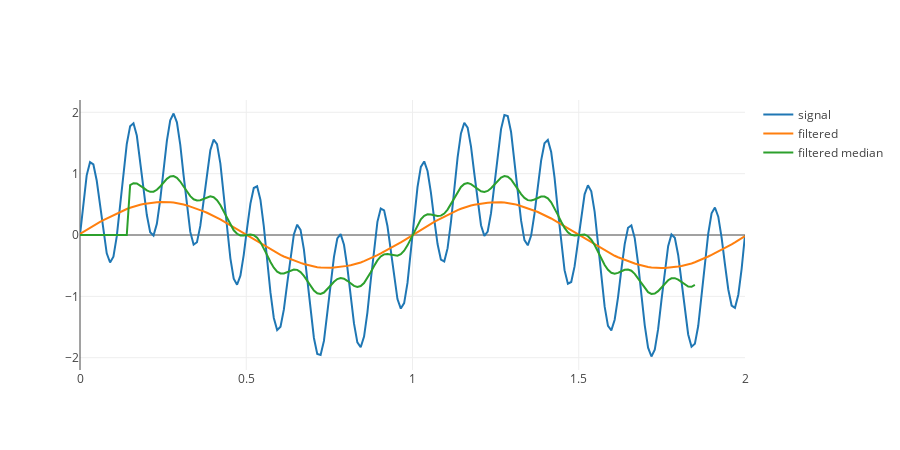

The code cell stored with this chart in its notebook:
### Code cell
f1 = 1
f2 = 8
w1 = 2 * np.pi * f1
w2 = 2 * np.pi * f2

s = [np.sin(w1 * i) + np.sin(w2 * i) for i in t]

filtsym = np.append(afr, afr[::-1])

filtered = np.fft.ifft(np.fft.fft(s) * filtsym).real

kernel_size = 31
filt = create_filter_median(kernel_size)
#filt = np.pad(filt, (0, N - kernel_size), 'constant', constant_values=(0, 0))
filtered_median = np.append(np.zeros(kernel_size // 2), np.convolve(s, filt, mode = 'valid'))

tr_s = go.Scatter(
    x = t,
    y = s,
    name='signal'
)

tr_fs = go.Scatter(
    x = t,
    y = filtered,
    name='filtered'
)

tr_median = go.Scatter(
    x = t,
    y = filtered_median,
    name='filtered median'
)

rows = 1
cols = 1
fig = py.tools.make_subplots(rows = rows, cols = cols)

fig['layout'].update(height=rows * 450, width=cols * 900)

fig.append_trace(tr_s, 1, 1)
fig.append_trace(tr_fs, 1, 1)
fig.append_trace(tr_median, 1, 1)

py.offline.iplot(fig)

### Figure 1 — Plotly figure (JSON) as saved in the notebook; plotly's stock layout.template omitted (floating-point values rounded to 4 significant figures; data arrays with more than 128 entries replaced by an {"elided": "..."} marker saying what was removed)
{"data": [{"name": "signal", "type": "scatter", "x": {"elided": "200 float values"}, "xaxis": "x1", "y": {"elided": "200 float values"}, "yaxis": "y1"}, {"name": "filtered", "type": "scatter", "x": {"elided": "200 float values"}, "xaxis": "x1", "y": {"elided": "200 float values"}, "yaxis": "y1"}, {"name": "filtered median", "type": "scatter", "x": {"elided": "200 float values"}, "xaxis": "x1", "y": {"elided": "185 float values"}, "yaxis": "y1"}], "layout": {"height": 450, "width": 900, "xaxis1": {"anchor": "y1", "domain": [0, 1]}, "yaxis1": {"anchor": "x1", "domain": [0, 1]}}}
